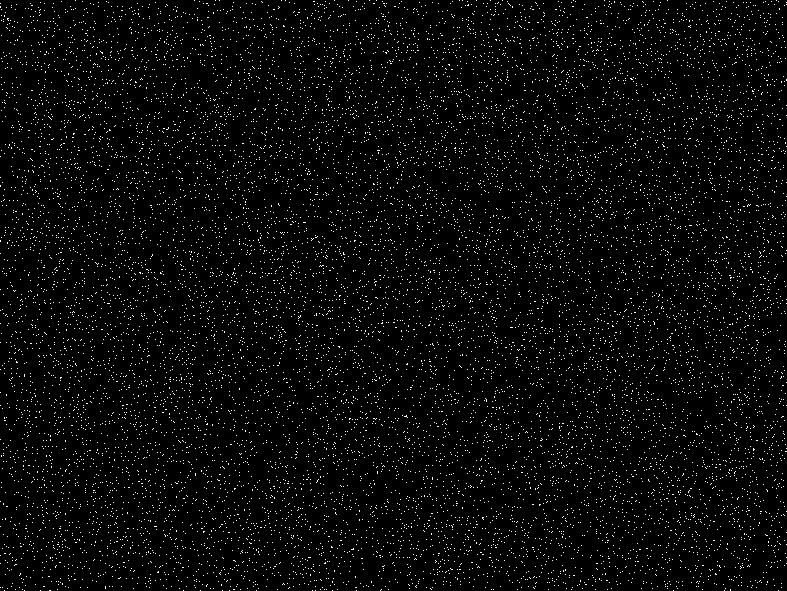
%> input picture TRABALHO_1/Exemplos/Ex9/image_TP1_2023_1.png, 787 x 591 px
$ octave tester_2.m   (GNU Octave 9; MATLAB toolbox functions it lacks are replaced by stand-ins)
%> lines starting %> are read from the running program, lines starting %| are printed output that depends on the picture
clear all
close all
clc

%enunciado - 5,7,1
%EX1 - 15,    21,     1 -> 94
%EX2 - 9,     11,     2 -> 306809
%EX3 - 13,    17,     3 -> 9229
%EX4 - 19,    13,     2 -> 54046
%EX5 - 11,     9,     3 -> 448964
%EX6 - 19,    13,     2 -> 7275
%EX7 -  9,    11,     2 -> 426539
%EX8 - 17,    13,     2 -> 227339
%EX9 -  9,    15,     1 -> 31808
%EX10 - 9,    13,     1 -> 259399

result_1 = q2(15,    21,     1);
%> in q2, `img = im2double(imread("Exemplos\Ex9\image_TP1_2023_1.png"));`: img: size 591x787 double; values 0 (black) and 1 (white), 3.2% white in thin lines or dots
%> in q2, `result = sum(sum(img_filtered<=p3));`: result = 304
%> result_1 = 304
result_2 = q2(9,     11,     2);
%> call 2 of q2, with p1 = 9, p2 = 11, p3 = 2
%> in q2 (call 2), `img_filtered = filter2(filter,img);`:
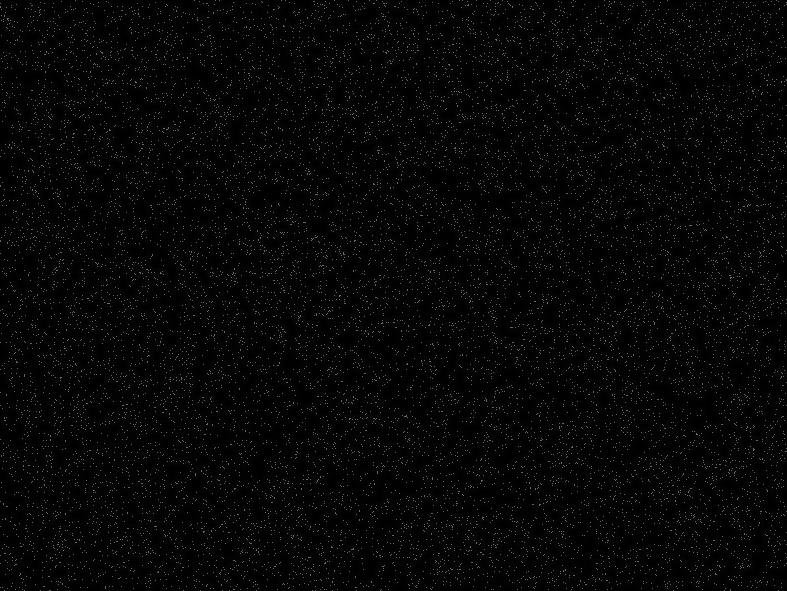
%> img_filtered: size 591x787 double; min 0, max 110, mean 6.3
%> in q2 (call 2), `result = sum(sum(img_filtered<=p3));`: result = 176586
%> result_2 = 176586
result_3 = q2(13,    17,     3);
%> result_3 = 36225
result_4 = q2(19,    13,     2);
%> result_4 = 6883
result_5 = q2(11,     9,     3);
%> result_5 = 279673
result_6 = q2(19,    13,     2);
%> result_6 = 6883
result_7 = q2(9,    11,     2);
%> result_7 = 176586
result_8 = q2(17,    13,     2);
%> result_8 = 12842
result_9 = q2(9,    15,     1);
%> result_9 = 31808
result_10 = q2(9,    13,     1);
%> result_10 = 50780

function result = q2(p1,p2,p3)

img = im2double(imread("Exemplos\Ex9\image_TP1_2023_1.png"));
filter = ones(p1,p2);
filter(round(p1/2),round(p2/2)) = p1*p2;
img_filtered = filter2(filter,img);
result = sum(sum(img_filtered<=p3));

%um filtro de valor 1 para todos os vizinhos que se querem
%considerar para contar se eles são brancos.
%Contudo, existe a possibilidade do pixel central ser um branco e apenas se
%querem os que sao pretos, por isso, atribui-se um valor grande o
%suficiente, p1*p2, para o caso deste ser um branco e os seus vizinhos
%todos pretos. No fim so se querem aqueles cuja soma, que se tira
%diretamente do filtro, vai ser menor ou igual ao enunciado, p3, se for o 1
%ou 0.
end

$ run again, with TRABALHO_1/Exemplos/Ex9/image_TP1_2023_2.png copied over TRABALHO_1/Exemplos/Ex9/image_TP1_2023_1.png
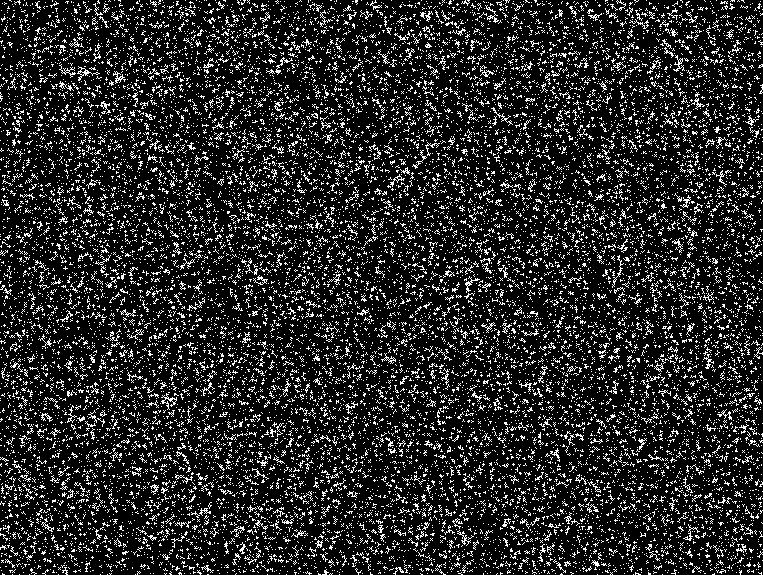
%> input picture TRABALHO_1/Exemplos/Ex9/image_TP1_2023_2.png, 763 x 575 px
%> img: size 575x763 double; values 0 (black) and 1 (white), 15.4% white in thin lines or dots
%> in q2, `img_filtered = filter2(filter,img);`:
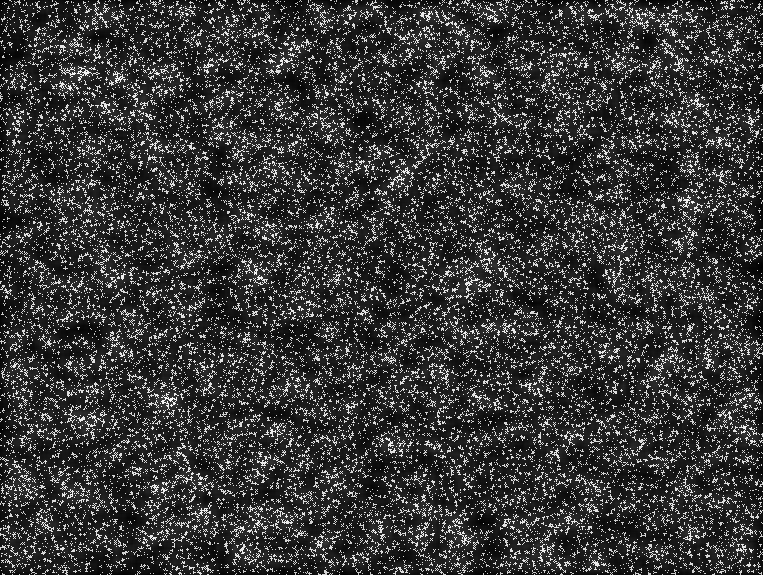
%> img_filtered: size 575x763 double; min 3, max 418, mean 96.3; drawn with min black and max white
%> result = 0
%> result_2 = 2708
%> result_3 = 30
%> result_4 = 0
%> result_5 = 6061
%> result_6 = 0
%> result_7 = 2708
%> result_8 = 0
%> in q2 (call 9), `img_filtered = filter2(filter,img);`:
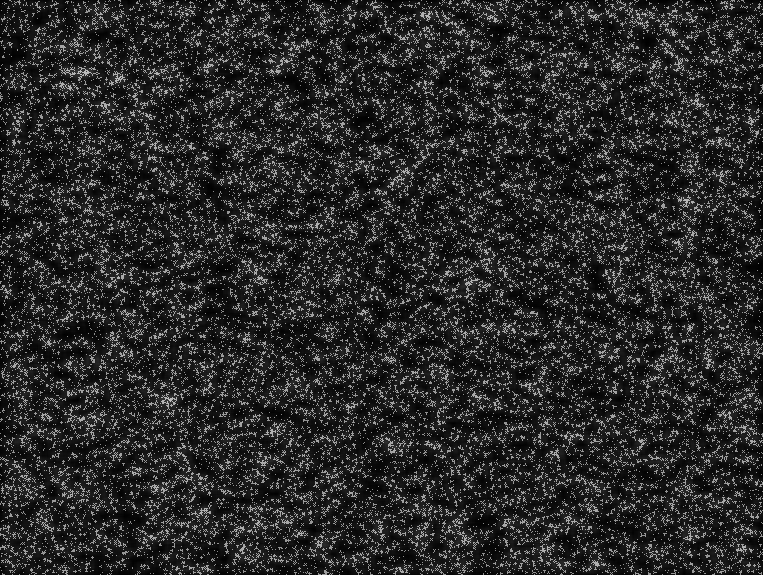
%> img_filtered: size 575x763 double; min 0, max 194, mean 41.3
%> result = 78
%> result_10 = 270

$ run again, with TRABALHO_1/Exemplos/Ex9/image_TP1_2023_5.png copied over TRABALHO_1/Exemplos/Ex9/image_TP1_2023_1.png
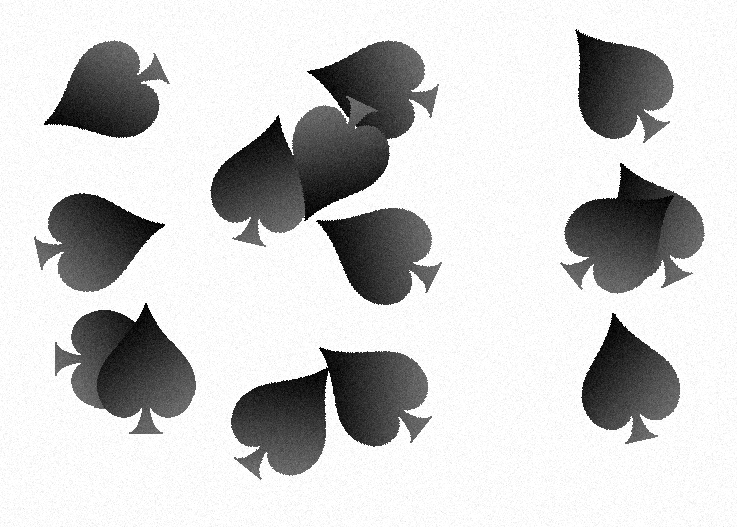
%> input picture TRABALHO_1/Exemplos/Ex9/image_TP1_2023_5.png, 737 x 527 px
%> result = 0
%> in q2 (call 2), `img_filtered = filter2(filter,img);`:
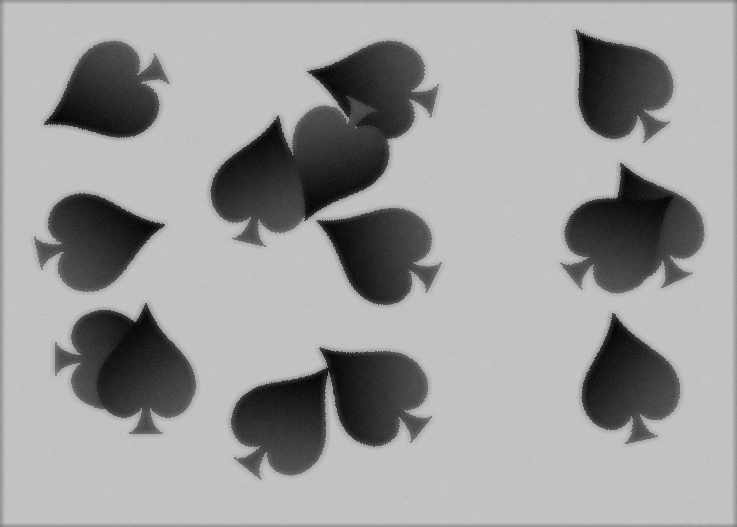
%> img_filtered: size 527x737 double; min 4.21, max 196.5, mean 156.7
%> in q2 (call 10), `img_filtered = filter2(filter,img);`:
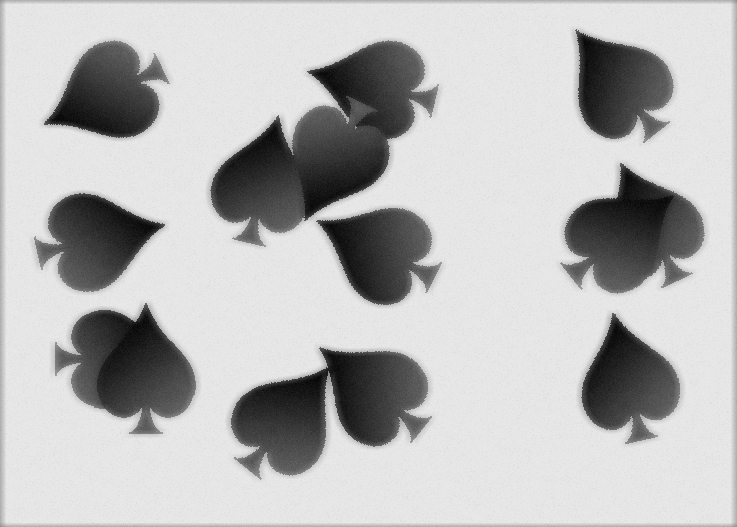
%> img_filtered: size 527x737 double; min 6.2, max 232.3, mean 185.3
